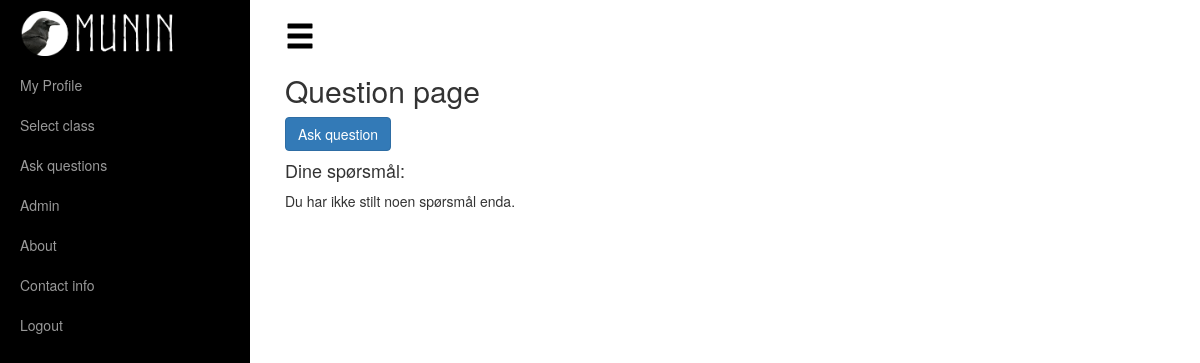
/questions/ (signed in), run on an earlier commit of the app's database.
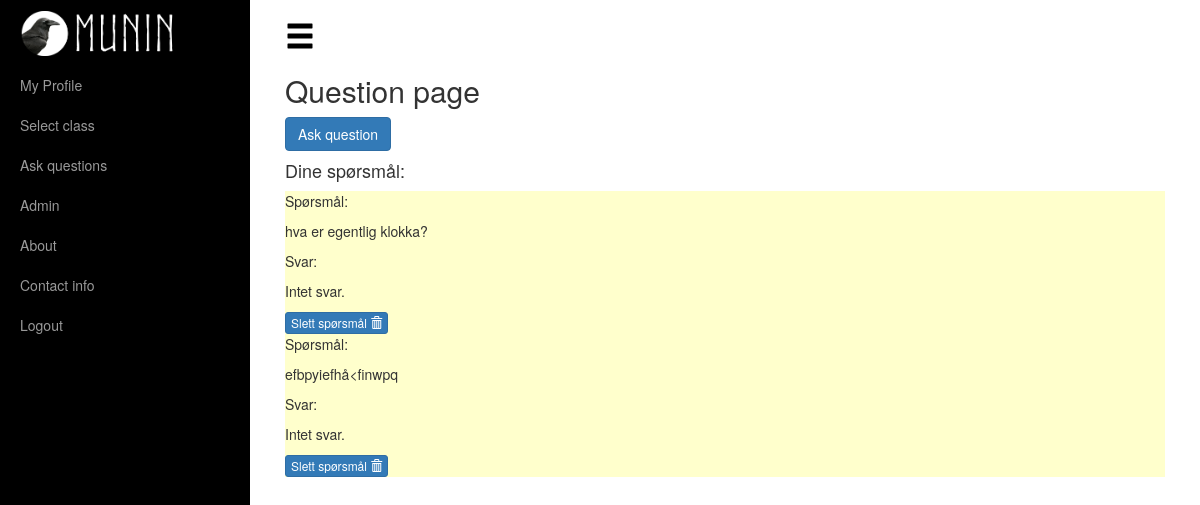
And on a later commit of the database.
### apps/questions/models.py (models this page shows)
class Question(models.Model):
    question = models.CharField(max_length=250)
    answer = models.CharField(max_length=250, default='')
    asked_question = models.ForeignKey(User)

### apps/questions/views.py (the view)
def Questions (request):
    if request.method=='POST':
        if 'delete_question' in request.POST:
            delete = request.POST.get('delete_question')
            q_to_delete = Question.objects.filter(pk=delete)
            q_to_delete.delete()
        user = request.user
        allMyQuestions = Question.objects.filter(asked_question=user)
        return render(request, "questions/questions.html",
                      {'myQuestions': allMyQuestions})
    else:
        user = request.user
        allMyQuestions = Question.objects.filter(asked_question=user)
        return render(request,"questions/questions.html",
                      {'myQuestions': allMyQuestions})

### templates/questions/questions.html (shortened to what this page needs)
{% extends "base.html" %}
{% load static %}
{% block content %}
    <h2> Question page </h2>
    <a class="btn btn-primary" href="{% url 'ask_new_question' %}"> Ask question </a>
    <h4>Dine spørsmål:</h4>
    {% if not myQuestions %}
        <p>Du har ikke stilt noen spørsmål enda.</p>
    {% else %}
        <form action="" method="post">
            {% for myQuestion in myQuestions %}
                <div style="background-color: #ffffcc">
                    <div>
                        <p>Spørsmål:</p>
                        <p>{{ myQuestion.question }}</p>
                        <p>Svar:</p>
                        {% if myQuestion.answer == '' %}
                            <p>Intet svar.</p>
                        {% else %}
                            <p>{{ myQuestion.answer }}</p>
                        {% endif %}
                    </div>
                    <div>
                        <button class="btn btn-xs btn-primary" name="delete_question" type="submit" value="{{ myQuestion.pk }}">Slett spørsmål  <span class="glyphicon glyphicon-trash" aria-hidden="true"></span></button>
                    </div>
                </div>
            {% endfor %}
        </form>
    {% endif %}
{% endblock %}

What changed in the data, as far as the page shows it:
added Question: question "hva er egentlig klokka?", answer "Intet svar.", {{ myQuestion.pk }} 2 (drawn)
added Question: question "efbpyiefhå<finwpq", answer "Intet svar.", {{ myQuestion.pk }} 3 (drawn)
Also different on the page:
text no longer shown: "Du har ikke stilt noen spørsmål enda."
